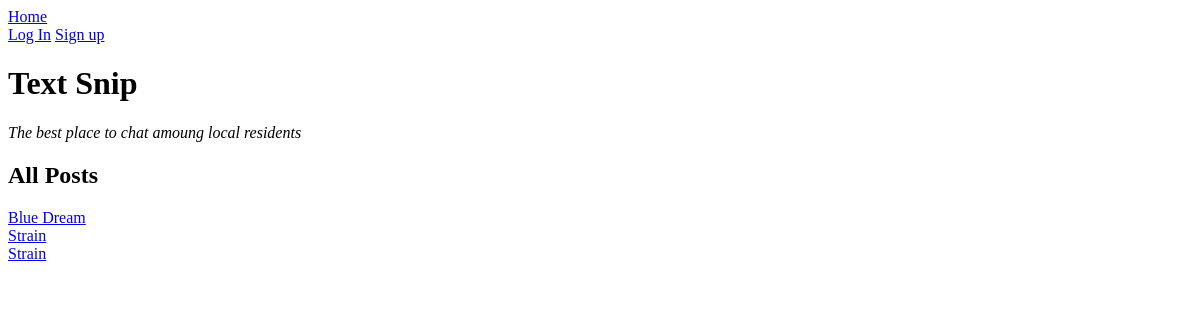
Before: / with the older database file.
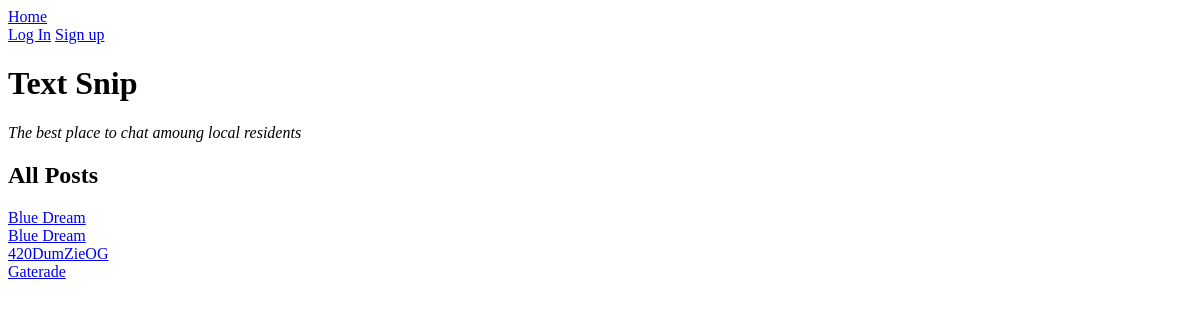
After: the same page with the newer database file.
### text_snip/models.py (models this page shows, shortened)
class Post(db.Model):
    id = db.Column(db.Integer, primary_key=True)
    title = db.Column(db.String(80), nullable=False)
    description = db.Column(db.String(400), nullable=False)
    category = db.Column(db.Enum(PostCategory), default=PostCategory.OTHER)
    created_by_id = db.Column(db.Integer, db.ForeignKey('user.id'))
    created_by = db.relationship('User')
    users_post = db.relationship('User', secondary='user_posts', back_populates='posts')
    def __repr__(self):
        return f'<Store: {self.title}>'

### text_snip/main/routes.py (the view)
@main.route('/')
def homepage():
    all_posts = Post.query.all()
    print(all_posts)
    return render_template('home.html', all_posts=all_posts)

### text_snip/templates/home.html (shortened to what this page needs)
{% extends 'base.html' %}
{% block content %}
<h1>Text Snip</h1>
<p><em>The best place to chat amoung local residents</em></p>
<h2>All Posts</h2>
{% for post in all_posts %}
<div class="post">
    <a href="/post/{{ post.id }}">{{ post.title }}</a>
</div>
{% endfor %}
{% endblock %}

### text_snip/templates/base.html (shortened to what this page needs)
<!DOCTYPE html>
<html>
    <head>
        <link rel="stylesheet" href="/static/style.css">
    </head>
    <body>
        <div id="content">
            <nav>
                <a href="/">Home</a>
                <div>
                    {% if current_user.is_authenticated %}
                    <a href="/new_post">New Post</a>
                    <a href="/logout">Log Out</a>
                    <a href="/view_posts">Posts</a>
                    {% else %}
                    <a href="/login">Log In</a>
                    <a href="/signup">Sign up</a>
                    {% endif %}
                </div>
            </nav>
            {% block content %}{% endblock %}
        </div>
    </body>
</html>

Changed rows visible on the page:
changed Post (number 2 of 4 on the later page): title "Strain" → "Blue Dream"
changed Post: title "Strain" → "420DumZieOG"
added Post: title "Gaterade"
